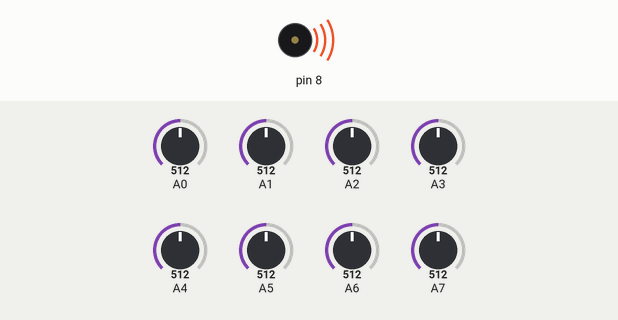
Bench run of a sketch on a simulated Arduino Uno, built with avr-gcc and run on an emulated ATmega328P. Shown: buzzer (waves = sounding). The inputs (shaded band) are chosen by the test bench; at power-on: A0 = 512, A1 = 512, A2 = 512, A3 = 512, A4 = 512, A5 = 512, A6 = 512, A7 = 512.

Above: at 0.12 s.
Timing chart, 0 to 3.0 s (numbered marks = the images above):
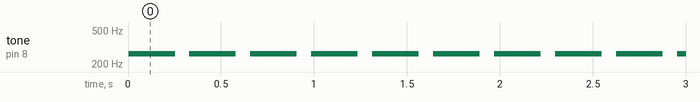

The sketch:

ArduinoXylophone.ino
```cpp
//Arduino Xylophone Code
//Jason Nenniger

#include "pitches.h"
boolean hit = false;
int thisNote = 0, value = 0;

int Octave0[12] = {NOTE_B0};
int Octave1[12] = {NOTE_C1, NOTE_CS1, NOTE_D1, NOTE_DS1, NOTE_E1, NOTE_F1, NOTE_FS1, NOTE_G1, NOTE_GS1, NOTE_A1, NOTE_AS1, NOTE_B1};
int Octave2[12] = {NOTE_C2, NOTE_CS2, NOTE_D2, NOTE_DS2, NOTE_E2, NOTE_F2, NOTE_FS2, NOTE_G2, NOTE_GS2, NOTE_A2, NOTE_AS2, NOTE_B2};
int Octave3[12] = {NOTE_C3, NOTE_CS3, NOTE_D3, NOTE_DS3, NOTE_E3, NOTE_F3, NOTE_FS3, NOTE_G3, NOTE_GS3, NOTE_A3, NOTE_AS3, NOTE_B3};
int Octave4[12] = {NOTE_C4, NOTE_CS4, NOTE_D4, NOTE_DS4, NOTE_E4, NOTE_F4, NOTE_FS4, NOTE_G4, NOTE_GS4, NOTE_A4, NOTE_AS4, NOTE_B4};
int Octave5[12] = {NOTE_C5, NOTE_CS5, NOTE_D5, NOTE_DS5, NOTE_E5, NOTE_F5, NOTE_FS5, NOTE_G5, NOTE_GS5, NOTE_A5, NOTE_AS5, NOTE_B5};
int Octave6[12] = {NOTE_C6, NOTE_CS6, NOTE_D6, NOTE_DS6, NOTE_E6, NOTE_F6, NOTE_FS6, NOTE_G6, NOTE_GS6, NOTE_A6, NOTE_AS6, NOTE_B6};
int Octave7[12] = {NOTE_C7, NOTE_CS7, NOTE_D7, NOTE_DS7, NOTE_E7, NOTE_F7, NOTE_FS7, NOTE_G7, NOTE_GS7, NOTE_A7, NOTE_AS7, NOTE_B7};
int Octave8[12] = {NOTE_C8, NOTE_CS8, NOTE_D8, NOTE_DS8};

//int melody[12] = {NOTE_A4, NOTE_AS4, NOTE_B4, NOTE_C5, NOTE_CS5, NOTE_D5, NOTE_DS5, NOTE_E5, NOTE_F5, NOTE_FS5, NOTE_G5, NOTE_GS5};
int noteDurations[12] = {4, 4, 4, 4, 4, 4, 4, 4, 4, 4, 4, 4};

void setup() {

}

void loop() {
  for(int i = 0; i < 12; i++) {
    if(analogRead(i) > 100 && analogRead(i) > value) {
      value = analogRead(i);
      hit = true;
      thisNote = i;
    }
  }
  if (hit == true) {
    int noteDuration = 1000/noteDurations[thisNote];
    tone(8, Octave4[thisNote],noteDuration);
    int pauseBetweenNotes = noteDuration * 1.30;
    delay(pauseBetweenNotes);
    noTone(8);
    hit = false;
    thisNote = 0;
    value = 0;
  }
}
```

Measured:
- by itself, tone on pin 8: alternates 262 Hz for 0.25 s and silent for 0.08 s
